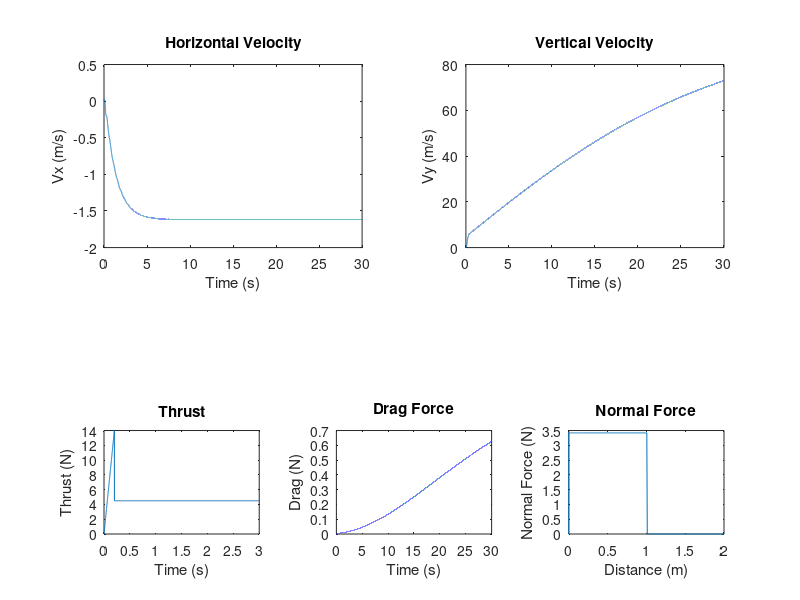

This chart was generated by the following MATLAB code:
% Rocket_Trajectory_Simulation.m
% Multi-stage rocket dynamics and trajectory simulation.
%
% Description:
% Predicts multi-stage rocket dynamics and trajectories based on the given 
% rocket mass, engine thrust, launch parameters, and drag coefficient.
%
% Variable List:
% Delta = Time step (s)
% t = Time (s)
% Thrust = Thrust (N)
% Mass = Mass (kg)
% Mass_Rocket_With_Motor = Mass with motor (kg)
% Mass_Rocket_Without_Motor = Mass without motor (kg)
% beta = Angle (deg)
% C = Drag coefficient
% Rho = Air density (kg/m^3)
% A = Rocket projected area (m^2)
% Gravity = Gravity (m/s^2)
% Launch_Rod_Length = Length of launch rod (m)
% n = Counter
% Fn = Normal force (N)
% Drag = Drag force (N)
% Fx = Sum of forces in the horizontal direction (N)
% Fy = Sum of forces in the vertical direction (N)
% Vx = Velocity in the horizontal direction (m/s)
% Vy = Velocity in the vertical direction (m/s)
% Ax = Acceleration in the horizontal direction (m/s^2)
% Ay = Acceleration in the vertical direction (m/s^2)
% x = Horizontal position (m)
% y = Vertical position (m)
% Distance_x = Horizontal distance travelled (m)
% Distance_y = Vertical travelled (m)
% Distance = Total distance travelled (m)
% Memory_Allocation = Maximum number of time steps expected

clear, clc      % Clear command window and workspace

% Parameters
Delta = 0.001;                  % Time step 
Memory_Allocation = 30000;      % Maximum number of time steps expected

% Preallocate memory for arrays
t = zeros(1, Memory_Allocation);
Thrust = zeros(1, Memory_Allocation);
beta = zeros(1, Memory_Allocation);
gimbal_angle = zeros(1, Memory_Allocation);
Fn = zeros(1, Memory_Allocation);
Drag = zeros(1, Memory_Allocation);
Fx = zeros(1, Memory_Allocation);
Fy = zeros(1, Memory_Allocation);
Ax = zeros(1, Memory_Allocation);
Ay = zeros(1, Memory_Allocation);
Vx = zeros(1, Memory_Allocation);
Vy = zeros(1, Memory_Allocation);
x = zeros(1, Memory_Allocation);
y = zeros(1, Memory_Allocation);
Distance_x = zeros(1, Memory_Allocation);
Distance_y = zeros(1, Memory_Allocation);
Distance = zeros(1, Memory_Allocation);
w_dot = zeros(1, Memory_Allocation);
w = zeros(1, Memory_Allocation);

delay = 100;
C_d = 0.4;                                % Drag coefficient
Rho = 1.2;                              % Air density (kg/m^3)
A = 4.9*10^-4;                          % Rocket projected area (m^2)
Gravity = 9.81;                         % Gravity (m/s^2)
Launch_Rod_Length = 1;                  % Length of launch rod (m)
Mass = 0.35;          % Initial rocket mass (kg)
Moment_Of_Inertia = 5*(1/4*Mass*(4.026/100)^2 + 1/12*Mass*(0.535)^2);
Response_Time = 0;
P = 0.1;
I = 0;
D = 0.135;

beta(1) = 5/180*pi;            % Initial angle (deg)
gimbal_angle(1) = 0;
Vx(1) = 0;                      % Initial horizontal speed (m/s)
Vy(1) = 0;                      % Initial vertical speed (m/s)
x(1) = 0;                       % Initial horizontal position (m)
y(1) = 0.1;                     % Initial vertical position (m)
Distance_x(1) = 0;              % Initial horizontal distance travelled (m)
Distance_y(1) = 0;              % Initial vertical distance travelled (m)
Distance(1) = 0;                % Initial  distance travelled (m)


for n = 2:Memory_Allocation                  % Run until rocket hits the ground
 
    t(n)= (n-1)*Delta;          % Elapsed time                     

    % Determine rocket thrust and mass based on launch phase
    if t(n) <= 0.2                              % Launch phase 1
        Thrust(n) = 70*t(n);  
    elseif t(n) > 0.2 && t(n) < 30             % Launch phase 2 Usually 1.9
        Thrust(n) = 4.5;                          
    else
        Thrust(n) = 0;
    end

    % Normal force calculations  
    if Distance(n-1) <= Launch_Rod_Length       % Launch rod normal force
        Fn(n) = Mass*Gravity*cos(beta(1));
    else
        Fn(n) = 0;                              % No longer on launch rod
    end
        
    % Lift and drag force calculation
%    Lift(n) = 0.5*C_l*Rho*(Vx(n-1)^2+Vy(n-1)^2)*A_lift;  %Calculate lift
    Drag(n) = 0.5*C_d*Rho*(Vx(n-1)^2+Vy(n-1)^2)*A;  %Calculate drag force
    
    % Sum of forces calculations 
    Fx(n)= Thrust(n)*-sin(beta(n-1)+gimbal_angle(n-1))+Drag(n)*sin(beta(n-1))...
        +Fn(n)*sin(beta(n-1));                            % Sum x forces
    Fy(n)= Thrust(n)*cos(beta(n-1)+gimbal_angle(n-1))-(Mass*Gravity)-...
        Drag(n)*cos(beta(n-1))+Fn(n)*cos(beta(n-1));    % Sum y forces
        
    % Acceleration calculations
    Ax(n)= Fx(n)/Mass;                       % Net accel in x direction 
    Ay(n)= Fy(n)/Mass;                       % Net accel in y direction
	
    % Velocity calculations
    Vx(n)= Vx(n-1)+Ax(n)*Delta;                 % Velocity in x direction
    Vy(n)= Vy(n-1)+Ay(n)*Delta;                 % Velocity in y direction
	
    % Position calculations
    x(n)= x(n-1)+Vx(n)*Delta;                   % Position in x direction
    y(n)= y(n-1)+Vy(n)*Delta;                   % Position in y direction
    
    % Distance calculations    
    Distance_x(n) = Distance_x(n-1)+abs(Vx(n)*Delta);      % Distance in x 
    Distance_y(n) = Distance_y(n-1)+abs(Vy(n)*Delta);      % Distance in y 
    Distance(n) = (Distance_x(n)^2+Distance_y(n)^2)^(1/2); % Total distance
    
    % Sum of moments calculation
    T = -Thrust(n)*sin(gimbal_angle(n-1));
    
    % Angular acceleration calculation
    w_dot(n) = T/Moment_Of_Inertia;
    w(n) = w(n-1)+w_dot(n)*Delta;
    
    beta(n) = beta(n-1)+w(n)*Delta;
    if Distance(n-1) <= Launch_Rod_Length       % Launch rod normal force
        gimbal_angle(n) = 0;
    else
        gimbal_angle(n) = P*beta(n-delay)+D*(beta(n-delay)-(beta(n-1-delay)))/Delta;  % No longer on launch rod
        if abs(gimbal_angle(n)) > 9/180*pi
            if gimbal_angle(n) > 0
                gimbal_angle(n) = 9/180*pi;
            else
                gimbal_angle(n) = -9/180*pi;
            end
        end
    end
end

figure('units','normalized','outerposition',[0 0 1 1]) % Maximize plot window

% Figure 2
subplot(2,2,1)
plot(t(1:n),Vx(1:n));
xlabel({'Time (s)'});
ylabel({'Vx (m/s)'});
title({'Horizontal Velocity'});

% Figure 3
subplot(2,2,2)
plot(t(1:n),Vy(1:n));
xlabel({'Time (s)'});
ylabel({'Vy (m/s)'});
title({'Vertical Velocity'});

% Figure 4
subplot(2,2,3)
plot(t(1:n),180/pi*beta(1:n));
xlabel({'Time (s)'});
ylabel({'Beta (Deg)'});
title({'Beta'});

% Figure 9
subplot(2,2,4)
plot(t(1:n),180/pi*gimbal_angle(1:n));
xlim([0 30]);
ylim([-10 10]);
xlabel({'Time (s)'});
ylabel({'Gimbal Angle (Deg)'});
title({'Gimbal Angle'});

%%
% Figure 7
subplot(3,3,7)
plot(t(1:n),Thrust(1:n));
xlim([0 3]);
xlabel({'Time (s)'});
ylabel({'Thrust (N)'});
title({'Thrust'});

% Figure 8
subplot(3,3,8)
plot(t(1:n),Drag(1:n));
xlabel({'Time (s)'});
ylabel({'Drag (N)'});
title({'Drag Force'});

% Figure 9
subplot(3,3,9)
plot(Distance(1:n),Fn(1:n));
xlim([0 2]);
xlabel({'Distance (m)'});
ylabel({'Normal Force (N)'});
title({'Normal Force'});

